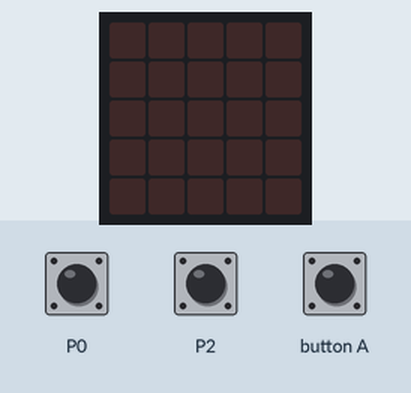
Bench run of a program on a simulated BBC micro:bit (MakeCode). Parts: the board's 5×5 LED display. The inputs (shaded band) are chosen by the test bench. Random numbers come from a fixed seed.

Above: at 1.2 s.
1.3 s: button A pressed for 0.15 s
At 1.9 s:
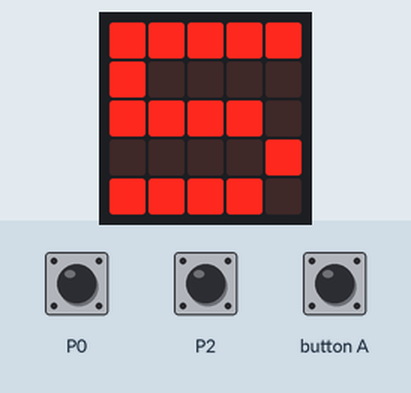
At 12.3 s:
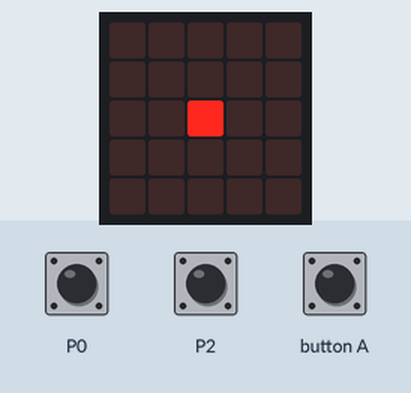
Timing chart, 0 to 13.4 s (numbered marks = the images above; inputs shaded):
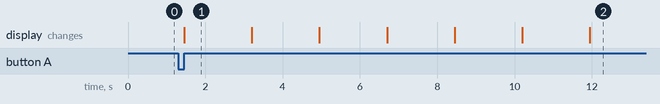

Measured:
- after the input at 1.3 s, the display: changes after 0.15 s (image 1)
- what the display in image 1 shows lasts 1.7 s, from 1.5 s to 3.2 s

The program:

main.ts
```typescript
let Compteur = 0
let Demarré = 0
let Duree = 0
input.onButtonPressed(Button.A, function () {
    Compteur = randint(3, 10)
    Demarré = 0
    Duree = 0
    basic.clearScreen()
    while (Compteur >= 0) {
        basic.showNumber(Compteur)
        Compteur += -1
        basic.pause(1000)
    }
    Demarré = 1
    basic.showLeds(`
        . . . . .
        . . . . .
        . . # . .
        . . . . .
        . . . . .
        `)
})
basic.forever(function () {
    if (Demarré == 1) {
        if (input.pinIsPressed(TouchPin.P0)) {
            basic.showArrow(ArrowNames.West)
            Demarré = 0
            basic.pause(1000)
            basic.showNumber(Duree)
        } else if (input.pinIsPressed(TouchPin.P2)) {
            basic.showArrow(ArrowNames.East)
            Demarré = 0
            basic.pause(1000)
            basic.showNumber(Duree)
        } else {
            Duree += 1
        }
    }
})
```

test.ts
```typescript
// les tests vont ici ; cela ne sera pas compilé si ce paquet est utilisé en tant qu'extension.
```
